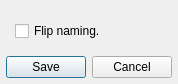
<?xml version="1.0" encoding="UTF-8"?>
<ui version="4.0">
 <class>NamingDialog</class>
 <widget class="QDialog" name="NamingDialog">
  <property name="geometry">
   <rect>
    <x>0</x>
    <y>0</y>
    <width>168</width>
    <height>82</height>
   </rect>
  </property>
  <property name="windowTitle">
   <string>Naming Options - Lightscreen Rd</string>
  </property>
  <layout class="QVBoxLayout" name="verticalLayout">
   <property name="leftMargin">
    <number>6</number>
   </property>
   <property name="topMargin">
    <number>6</number>
   </property>
   <property name="rightMargin">
    <number>6</number>
   </property>
   <property name="bottomMargin">
    <number>6</number>
   </property>
   <item>
    <widget class="QWidget" name="container" native="true">
     <layout class="QVBoxLayout" name="verticalLayout_11">
      <property name="leftMargin">
       <number>9</number>
      </property>
      <property name="topMargin">
       <number>9</number>
      </property>
      <property name="rightMargin">
       <number>9</number>
      </property>
      <property name="bottomMargin">
       <number>9</number>
      </property>
      <item>
       <widget class="QStackedWidget" name="stack">
        <property name="currentIndex">
         <number>1</number>
        </property>
        <widget class="QWidget" name="numericStackPage">
         <property name="sizePolicy">
          <sizepolicy hsizetype="Ignored" vsizetype="Ignored">
           <horstretch>0</horstretch>
           <verstretch>0</verstretch>
          </sizepolicy>
         </property>
         <layout class="QGridLayout" name="namePageLayout">
          <property name="leftMargin">
           <number>0</number>
          </property>
          <property name="topMargin">
           <number>0</number>
          </property>
          <property name="rightMargin">
           <number>0</number>
          </property>
          <property name="bottomMargin">
           <number>0</number>
          </property>
          <item row="0" column="0">
           <widget class="QLabel" name="leadingZerosLabel">
            <property name="text">
             <string>Leading zeros:</string>
            </property>
           </widget>
          </item>
          <item row="0" column="1">
           <widget class="QSpinBox" name="leadingZerosSpinBox">
            <property name="buttonSymbols">
             <enum>QAbstractSpinBox::PlusMinus</enum>
            </property>
            <property name="suffix">
             <string notr="true"/>
            </property>
            <property name="minimum">
             <number>0</number>
            </property>
            <property name="maximum">
             <number>25</number>
            </property>
            <property name="value">
             <number>0</number>
            </property>
           </widget>
          </item>
          <item row="0" column="2">
           <spacer name="horizontalSpacer_2">
            <property name="orientation">
             <enum>Qt::Horizontal</enum>
            </property>
            <property name="sizeHint" stdset="0">
             <size>
              <width>40</width>
              <height>20</height>
             </size>
            </property>
           </spacer>
          </item>
         </layout>
        </widget>
        <widget class="QWidget" name="dateStackPage">
         <property name="sizePolicy">
          <sizepolicy hsizetype="Ignored" vsizetype="Ignored">
           <horstretch>0</horstretch>
           <verstretch>0</verstretch>
          </sizepolicy>
         </property>
         <layout class="QGridLayout" name="gridLayout_3">
          <property name="leftMargin">
           <number>0</number>
          </property>
          <property name="topMargin">
           <number>0</number>
          </property>
          <property name="rightMargin">
           <number>0</number>
          </property>
          <property name="bottomMargin">
           <number>0</number>
          </property>
          <property name="horizontalSpacing">
           <number>0</number>
          </property>
          <item row="1" column="2">
           <widget class="QLabel" name="dateHelpLabel">
            <property name="font">
             <font>
              <pointsize>10</pointsize>
             </font>
            </property>
            <property name="styleSheet">
             <string notr="true">margin-left: 4px</string>
            </property>
            <property name="text">
             <string notr="true"> &lt;a href=&quot;https://doc.qt.io/qt-5/qdatetime.html#toString&quot;&gt;[?]&lt;/a&gt;</string>
            </property>
            <property name="alignment">
             <set>Qt::AlignCenter</set>
            </property>
           </widget>
          </item>
          <item row="0" column="3">
           <spacer name="horizontalSpacer">
            <property name="orientation">
             <enum>Qt::Horizontal</enum>
            </property>
            <property name="sizeHint" stdset="0">
             <size>
              <width>1</width>
              <height>1</height>
             </size>
            </property>
           </spacer>
          </item>
          <item row="0" column="0">
           <widget class="QLabel" name="dateFormatLabel">
            <property name="text">
             <string>Date Format:</string>
            </property>
           </widget>
          </item>
          <item row="1" column="0">
           <widget class="QComboBox" name="dateFormatComboBox">
            <property name="editable">
             <bool>true</bool>
            </property>
            <item>
             <property name="text">
              <string notr="true">yyyy-MM-dd</string>
             </property>
            </item>
            <item>
             <property name="text">
              <string notr="true">yyyy-MM-dd HH.mm.ss</string>
             </property>
            </item>
            <item>
             <property name="text">
              <string>ddd MMMM d yy</string>
             </property>
            </item>
            <item>
             <property name="text">
              <string>dddd d of MMMM</string>
             </property>
            </item>
           </widget>
          </item>
          <item row="2" column="0">
           <widget class="QLabel" name="datePreviewLabel">
            <property name="text">
             <string notr="true"/>
            </property>
           </widget>
          </item>
         </layout>
        </widget>
        <widget class="QWidget" name="timestampStackPage">
         <property name="sizePolicy">
          <sizepolicy hsizetype="Ignored" vsizetype="Ignored">
           <horstretch>0</horstretch>
           <verstretch>0</verstretch>
          </sizepolicy>
         </property>
        </widget>
       </widget>
      </item>
      <item>
       <widget class="QCheckBox" name="flipNamingCheckBox">
        <property name="text">
         <string>Flip naming.</string>
        </property>
       </widget>
      </item>
     </layout>
    </widget>
   </item>
   <item>
    <widget class="QDialogButtonBox" name="buttonBox">
     <property name="orientation">
      <enum>Qt::Horizontal</enum>
     </property>
     <property name="standardButtons">
      <set>QDialogButtonBox::Cancel|QDialogButtonBox::Save</set>
     </property>
    </widget>
   </item>
  </layout>
 </widget>
 <resources/>
 <connections>
  <connection>
   <sender>buttonBox</sender>
   <signal>accepted()</signal>
   <receiver>NamingDialog</receiver>
   <slot>accept()</slot>
   <hints>
    <hint type="sourcelabel">
     <x>248</x>
     <y>254</y>
    </hint>
    <hint type="destinationlabel">
     <x>157</x>
     <y>274</y>
    </hint>
   </hints>
  </connection>
  <connection>
   <sender>buttonBox</sender>
   <signal>rejected()</signal>
   <receiver>NamingDialog</receiver>
   <slot>reject()</slot>
   <hints>
    <hint type="sourcelabel">
     <x>316</x>
     <y>260</y>
    </hint>
    <hint type="destinationlabel">
     <x>286</x>
     <y>274</y>
    </hint>
   </hints>
  </connection>
 </connections>
</ui>
